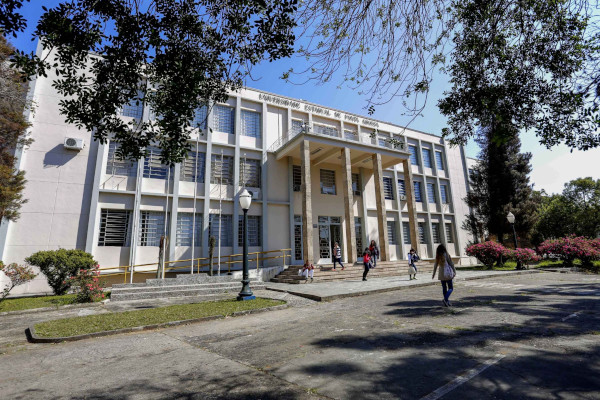
#> input picture uepg_sm.jpg, 600 x 400 px
$ python pil_example.py
#> lines starting #> are read from the running program, lines starting #| are printed output that depends on the picture
from PIL import Image
import numpy as np

# Abertura de uma imagem
im = Image.open("uepg_sm.jpg")
#> im is the input picture: PIL image 600x400 RGB; mean R, G, B 105.8, 108.5, 112.4

# Transformacao de rotacao
im = im.rotate(45)
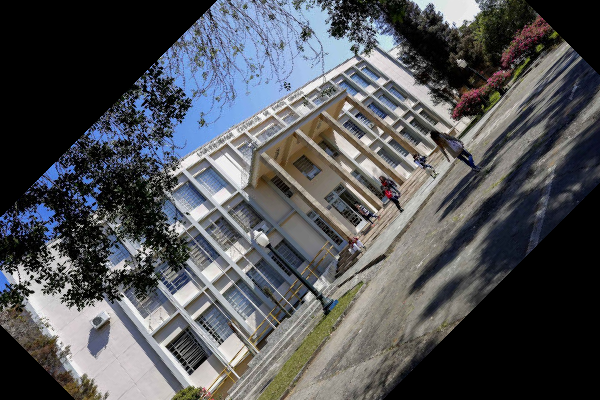
#> im: PIL image 600x400 RGB; mean R, G, B 81.4, 83.3, 86.9

# Gravacao de uma imagem
im.save("pil_example_01.png")

# Um array em numpy a partir de uma imagem PIL
arr = np.array(im)

# Uma imagem a partir de um array
im2 = Image.fromarray(arr.astype("uint8"), "RGB")

im2.save("pil_example_02.png")

# Conversao de uma imagem RGB para escala de cinza
im3 = im.convert("L")
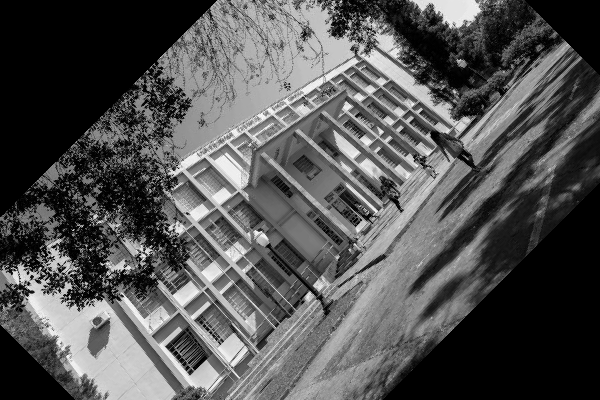
#> im3: PIL image 600x400 L; min 0, max 250, mean 83.1

im3.save("pil_example_03.png")

# Conversao de uma imagem para preto e branco
im4 = im.convert("1")
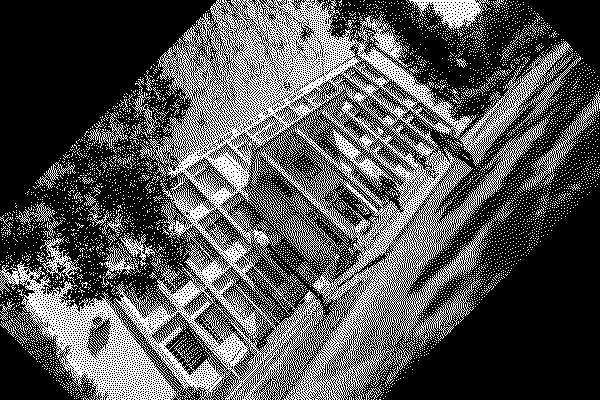
#> im4: PIL image 600x400 1; 32.5% white in thin lines or dots

im4.save("pil_example_04.png")

# Um array com valores aleatorios em numpy
arr = np.random.rand(200,300,3)*255

# Imagem aleatoria criada a partir de um numpy array
im5 = Image.fromarray(arr.astype("uint8"))
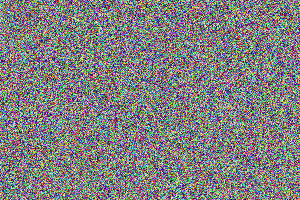
#> im5: PIL image 300x200 RGB; mean R, G, B 127.4, 126.6, 127.4

im5.save("pil_example_05.png")
